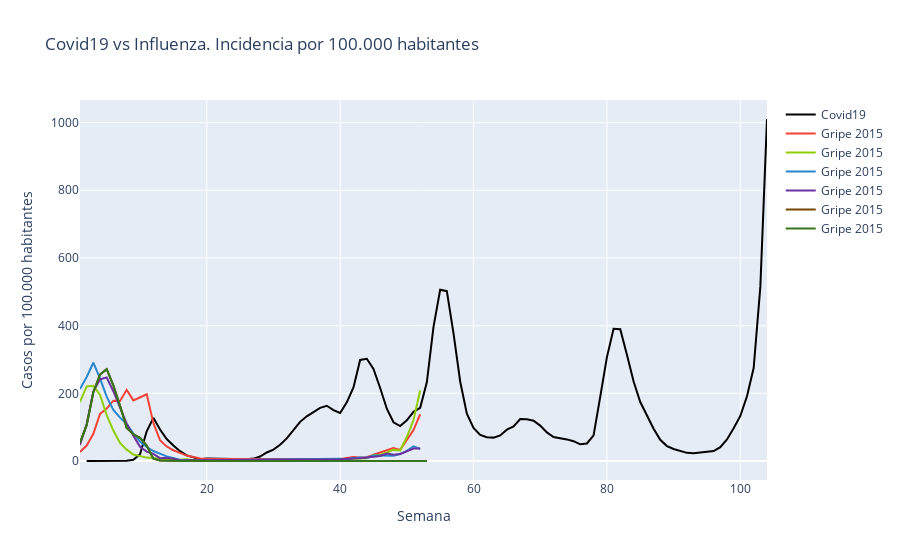

Notebook source saved alongside this figure:
### Code cell
#Grafica
covid = go.Scatter(x= semanas , y= incidencia , name= 'Covid19' , mode= 'lines' , marker= dict(color='#000000'))


gripe_16 = go.Scatter(x= total_gripe_2016['Semana'] , y= total_gripe_2016['Tasa gripe x 100.000 habitantes total'] , name= 'Gripe 2015' , marker= dict(color= '#f44336'))
gripe_17 = go.Scatter(x= total_gripe_2017['Semana'] , y= total_gripe_2017['Tasa gripe x 100.000 habitantes total'] , name= 'Gripe 2015' , marker= dict(color= '#8fce00'))
gripe_18 = go.Scatter(x= total_gripe_2018['Semana'] , y= total_gripe_2018['Tasa gripe x 100.000 habitantes total'] , name= 'Gripe 2015' , marker= dict(color= '#2986cc'))
gripe_19 = go.Scatter(x= total_gripe_2019['Semana'] , y= total_gripe_2019['Tasa gripe x 100.000 habitantes total'] , name= 'Gripe 2015' , marker= dict(color= '#6a329f'))
gripe_20 = go.Scatter(x= total_gripe_2020['Semana'] , y= total_gripe_2020['Tasa gripe x 100.000 habitantes total'] , name= 'Gripe 2015' , marker= dict(color= '#744700'))
gripe_21 = go.Scatter(x= total_gripe_2020['Semana'] , y= total_gripe_2020['Tasa gripe x 100.000 habitantes total'] , name= 'Gripe 2015' , marker= dict(color= '#38761d'))

data= [covid , gripe_16 , gripe_17 , gripe_18 , gripe_19 , gripe_20 , gripe_21]
layout = dict(title= 'Covid19 vs Influenza. Incidencia por 100.000 habitantes' , xaxis= dict(title= 'Semana') , yaxis= dict(title= 'Casos por 100.000 habitantes'))

covid_vs_influenza = go.Figure(data= data , layout= layout)
iplot(covid_vs_influenza)

### Figure 1 — Plotly figure (JSON) as saved in the notebook; plotly's stock layout.template omitted (floating-point values rounded to 4 significant figures)
{"data": [{"marker": {"color": "#000000"}, "mode": "lines", "name": "Covid19", "type": "scatter", "x": [2, 3, 4, 5, 6, 7, 8, 9, 10, 11, 12, 13, 14, 15, 16, 17, 18, 19, 20, 21, 22, 23, 24, 25, 26, 27, 28, 29, 30, 31, 32, 33, 34, 35, 36, 37, 38, 39, 40, 41, 42, 43, 44, 45, 46, 47, 48, 49, 50, 51, 52, 53, 54, 55, 56, 57, 58, 59, 60, 61, 62, 63, 64, 65, 66, 67, 68, 69, 70, 71, 72, 73, 74, 75, 76, 77, 78, 79, 80, 81, 82, 83, 84, 85, 86, 87, 88, 89, 90, 91, 92, 93, 94, 95, 96, 97, 98, 99, 100, 101, 102, 103, 104], "y": [0.006, 0.015, 0.019, 0.076, 0.131, 0.327, 0.663, 3.807, 19.94, 87.73, 127.5, 93.1, 64.73, 45.87, 29.05, 16.55, 10.27, 5.18, 7.629, 7.118, 6.642, 5.28, 4.424, 4.481, 5.28, 7.021, 13.14, 25.15, 33.77, 47.77, 66.69, 91.18, 115.7, 132.1, 144.6, 157.1, 163.2, 150.5, 141.8, 173.5, 217.3, 298.8, 302.1, 272.0, 215.8, 154.4, 114.4, 103.4, 120.4, 145.3, 157.1, 232.4, 396.6, 506.0, 501.9, 377.0, 235, 139.7, 97.51, 77.33, 70.31, 69.1, 75.56, 92.71, 102.4, 124.1, 123.4, 119.2, 104.6, 84.45, 71.03, 67.61, 63.84, 58.55, 49.27, 51.72, 75.84, 190.3, 307.0, 390.5, 389.4, 313.7, 235.0, 174.2, 135.2, 95.47, 62.59, 44.06, 35.5, 29.39, 24.08, 22.84, 24.66, 26.45, 29.35, 40.7, 63.69, 96.56, 133.1, 191.5, 274.6, 514.5, 1011.0]}, {"marker": {"color": "#f44336"}, "name": "Gripe 2015", "type": "scatter", "x": [1, 2, 3, 4, 5, 6, 7, 8, 9, 10, 11, 12, 13, 14, 15, 16, 17, 18, 19, 20, 40, 41, 42, 43, 44, 45, 46, 47, 48, 49, 50, 51, 52], "y": [26.82, 45.54, 80.19, 139.3, 154.8, 178.2, 177.3, 210.3, 179.1, 189.3, 197.3, 112.6, 61.25, 42.96, 31.68, 23.95, 16.05, 11.89, 7.22, 5.76, 5.57, 8.54, 11.68, 10.34, 11.29, 18.36, 24.84, 31.76, 38.01, 32.75, 63.62, 91.31, 138.2]}, {"marker": {"color": "#8fce00"}, "name": "Gripe 2015", "type": "scatter", "x": [1, 2, 3, 4, 5, 6, 7, 8, 9, 10, 11, 12, 13, 14, 15, 16, 17, 18, 19, 20, 40, 41, 42, 43, 44, 45, 46, 47, 48, 49, 50, 51, 52], "y": [174.5, 220.5, 222.4, 195.0, 135.6, 89.99, 53.14, 33.63, 19.31, 14.35, 10.06, 9.04, 5.79, 5.92, 2.34, 3.43, 5.13, 2.25, 2.18, 1.81, 4.32, 4.13, 6.58, 8.26, 8.46, 17.03, 18.47, 25.03, 32.87, 31.11, 70.74, 121.0, 208.2]}, {"marker": {"color": "#2986cc"}, "name": "Gripe 2015", "type": "scatter", "x": [1, 2, 3, 4, 5, 6, 7, 8, 9, 10, 11, 12, 14, 15, 16, 17, 18, 19, 20, 40, 41, 42, 43, 44, 45, 46, 47, 48, 49, 50, 51, 52], "y": [212.8, 248.4, 290.4, 244.3, 190.1, 150.7, 128.1, 109.1, 81.55, 57.48, 41.34, 29.57, 13.6, 8.4, 3.93, 2.78, 3.04, 2.93, 2.12, 6.5, 5.29, 7.86, 10.53, 9.75, 15.95, 16.43, 16.12, 15.49, 20.43, 29.78, 43.56, 35.82]}, {"marker": {"color": "#6a329f"}, "name": "Gripe 2015", "type": "scatter", "x": [1, 2, 3, 4, 5, 6, 7, 8, 9, 10, 11, 12, 13, 14, 15, 16, 17, 18, 19, 20, 40, 41, 42, 43, 44, 45, 46, 47, 48, 49, 50, 51, 52], "y": [47.58, 109.3, 205.3, 241.3, 246.9, 206.2, 158.1, 110.5, 74.5, 41.7, 27.7, 21, 8.4, 9.6, 6.9, 1.5, 2.5, 2.6, 2.2, 1.4, 5.1, 6.8, 7.2, 8.3, 10.6, 12.2, 14.96, 21.8, 18.5, 20.7, 29.7, 37, 37]}, {"marker": {"color": "#744700"}, "name": "Gripe 2015", "type": "scatter", "x": [1, 2, 3, 4, 5, 6, 7, 8, 9, 10, 11, 12, 13, 14, 15, 16, 17, 18, 19, 20, 45, 46, 47, 48, 49, 50, 51, 52, 53], "y": [54.6, 105.9, 203.1, 255.6, 271.4, 223.3, 163.1, 97.8, 78.9, 68.6, 45.5, 6.7, 1.5, 0.7, 1.1, 1.3, 0.35, 0.45, 0, 0, 0, 0, 0, 0, 0, 0, 0, 0, 0]}, {"marker": {"color": "#38761d"}, "name": "Gripe 2015", "type": "scatter", "x": [1, 2, 3, 4, 5, 6, 7, 8, 9, 10, 11, 12, 13, 14, 15, 16, 17, 18, 19, 20, 45, 46, 47, 48, 49, 50, 51, 52, 53], "y": [54.6, 105.9, 203.1, 255.6, 271.4, 223.3, 163.1, 97.8, 78.9, 68.6, 45.5, 6.7, 1.5, 0.7, 1.1, 1.3, 0.35, 0.45, 0, 0, 0, 0, 0, 0, 0, 0, 0, 0, 0]}], "layout": {"title": {"text": "Covid19 vs Influenza. Incidencia por 100.000 habitantes"}, "xaxis": {"title": {"text": "Semana"}}, "yaxis": {"title": {"text": "Casos por 100.000 habitantes"}}}}
